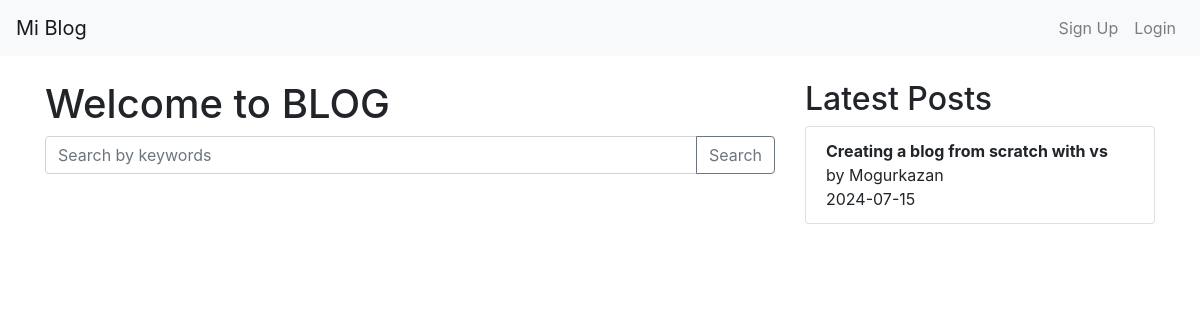
Before: / with the older database file.
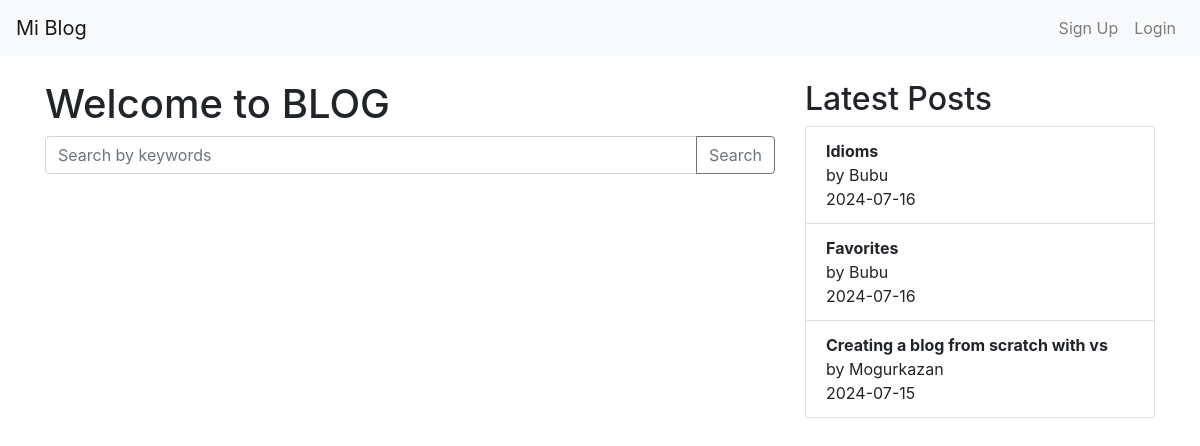
After: the same page with the newer database file.
### app/models.py (models this page shows, shortened)
class Post(db.Model):
    id = db.Column(db.Integer, primary_key=True)
    title = db.Column(db.String(100), nullable=False)
    content = db.Column(db.Text, nullable=False)
    date_posted = db.Column(db.DateTime, nullable=False, default=datetime.utcnow)
    keywords = db.Column(db.String(100), nullable=True)
    user_id = db.Column(db.Integer, db.ForeignKey('user.id'), nullable=False)
    comments = db.relationship('Comment', backref='post', lazy=True)

class User(UserMixin, db.Model):
    id = db.Column(db.Integer, primary_key=True)
    email = db.Column(db.String(120), unique=True, nullable=False)
    nickname = db.Column(db.String(80), unique=True, nullable=False)
    password_hash = db.Column(db.String(128), nullable=False)
    posts = db.relationship('Post', backref='author', lazy=True)
    comments = db.relationship('Comment', backref='author', lazy=True)
    favorites = db.relationship('Post', secondary='favorites', backref=db.backref('favorited_by', lazy='dynamic'))

### app/routes.py (the view)
@bp.route('/')
def home():
    latest_posts = Post.query.order_by(Post.date_posted.desc()).limit(5).all()
    logout_form = LogoutForm()
    return render_template('index.html', latest_posts=latest_posts, logout_form=logout_form)

### app/forms.py
class LogoutForm(FlaskForm):
    pass

### app/templates/index.html (shortened to what this page needs)
<!DOCTYPE html>
<html lang="en">
<head>
    <link rel="stylesheet" href="https://stackpath.bootstrapcdn.com/bootstrap/4.5.2/css/bootstrap.min.css">
</head>
<body>
    {% block navbar %}
    <nav class="navbar navbar-expand-lg navbar-light bg-light fixed-top">
        <a class="navbar-brand" href="{{ url_for('main.home') }}">Mi Blog</a>
        <div class="collapse navbar-collapse" id="navbarNav">
            <ul class="navbar-nav ml-auto">
                {% if not current_user.is_authenticated %}
                <li class="nav-item">
                    <a class="nav-link" href="{{ url_for('main.signup') }}">Sign Up</a>
                </li>
                <li class="nav-item">
                    <a class="nav-link" href="{{ url_for('main.login') }}">Login</a>
                </li>
                {% endif %}
            </ul>
        </div>
    </nav>
    {% endblock %}
    <div class="container" style="margin-top: 80px;">
        <div class="row">
            <div class="col-md-8">
                {% block content %}
                <h1>Welcome to BLOG</h1>
                <form method="GET" action="{{ url_for('main.search') }}">
                    <div class="input-group mb-3">
                        <input type="text" class="form-control" name="query" placeholder="Search by keywords">
                        <div class="input-group-append">
                            <button class="btn btn-outline-secondary" type="submit">Search</button>
                        </div>
                    </div>
                </form>
                {% endblock %}
            </div>
            <div class="col-md-4">
                <h2>Latest Posts</h2>
                <ul class="list-group">
                    {% for post in latest_posts %}
                    <li class="list-group-item">
                        <strong>{{ post.title }}</strong><br>
                        by {{ post.author.nickname }}<br>
                        {{ post.date_posted.strftime('%Y-%m-%d') }}
                    </li>
                    {% endfor %}
                </ul>
            </div>
        </div>
    </div>
</body>
</html>

Changed rows visible on the page:
added Post: title "Idioms", author.nickname "Bubu", date_posted "2024-07-16"
added Post: title "Favorites", author.nickname "Bubu", date_posted "2024-07-16"
